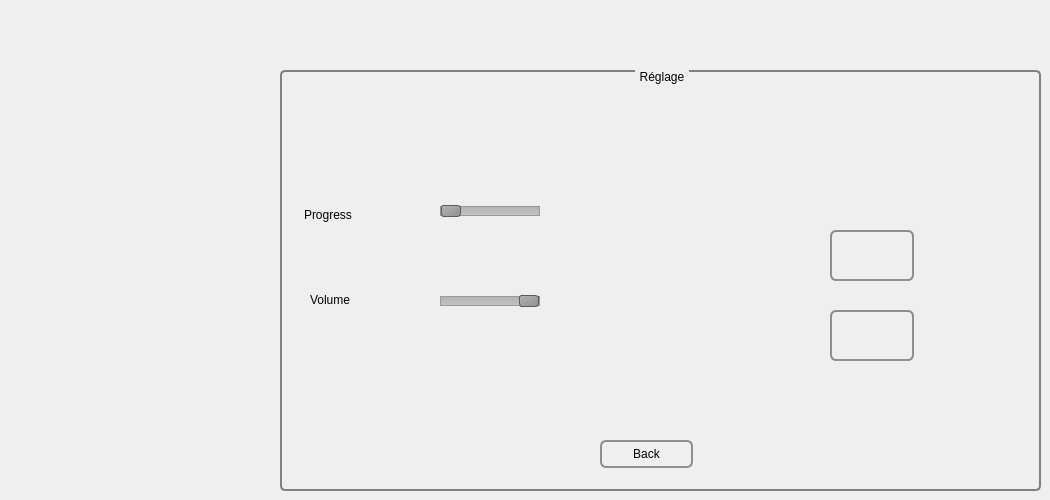
    <widget class="QWidget" name="page_4">
     <widget class="QGroupBox" name="groupBox_12">
      <property name="geometry">
       <rect>
        <x>280</x>
        <y>70</y>
        <width>761</width>
        <height>421</height>
       </rect>
      </property>
      <property name="styleSheet">
       <string notr="true">QGroupBox {
    background-color: qlineargradient(x1: 0, y1: 0, x2: 0, y2: 1,
                                      stop: 0 #E0E0E0, stop: 1 #FFFFFF);
    border: 2px solid gray;
    border-radius: 5px;
    margin-top: 1ex; /* leave space at the top for the title */
}

QGroupBox::title {
    subcontrol-origin: margin;
    subcontrol-position: top center; /* position at the top center */
    padding: 0 3px;
    background-color: qlineargradient(x1: 0, y1: 0, x2: 0, y2: 1,
                                      stop: 0 #FF0ECE, stop: 1 #FFFFFF);
}</string>
      </property>
      <property name="title">
       <string>Réglage</string>
      </property>
      <widget class="QLabel" name="label_49">
       <property name="geometry">
        <rect>
         <x>24</x>
         <y>129</y>
         <width>111</width>
         <height>31</height>
        </rect>
       </property>
       <property name="styleSheet">
        <string notr="true">font: 25 18pt &quot;Footlight MT Light&quot;;</string>
       </property>
       <property name="text">
        <string>Progress</string>
       </property>
      </widget>
      <widget class="QLabel" name="label_50">
       <property name="geometry">
        <rect>
         <x>30</x>
         <y>220</y>
         <width>101</width>
         <height>20</height>
        </rect>
       </property>
       <property name="styleSheet">
        <string notr="true">font: 25 18pt &quot;Footlight MT Light&quot;;</string>
       </property>
       <property name="text">
        <string>Volume</string>
       </property>
      </widget>
      <widget class="QPushButton" name="pushButton_stop">
       <property name="geometry">
        <rect>
         <x>550</x>
         <y>240</y>
         <width>84</width>
         <height>51</height>
        </rect>
       </property>
       <property name="styleSheet">
        <string notr="true">QPushButton {
	image: url(:/mute.png);
    border: 2px solid #8f8f91;
    border-radius: 6px;
    background-color: qlineargradient(x1: 0, y1: 0, x2: 0, y2: 1,
                                      stop: 0 #f6f7fa, stop: 1 #dadbde);
    min-width: 80px;
}

QPushButton:pressed {
    background-color: qlineargradient(x1: 0, y1: 0, x2: 0, y2: 1,
                                      stop: 0 #dadbde, stop: 1 #f6f7fa);
}

QPushButton:flat {
    border: none; /* no border for a flat push button */
}

QPushButton:default {
    border-color: navy; /* make the default button prominent */
}

</string>
       </property>
       <property name="text">
        <string/>
       </property>
      </widget>
      <widget class="QPushButton" name="pushButton_start">
       <property name="geometry">
        <rect>
         <x>550</x>
         <y>160</y>
         <width>84</width>
         <height>51</height>
        </rect>
       </property>
       <property name="styleSheet">
        <string notr="true">QPushButton {
	image: url(:/play.png);
    border: 2px solid #8f8f91;
    border-radius: 6px;
    background-color: qlineargradient(x1: 0, y1: 0, x2: 0, y2: 1,
                                      stop: 0 #f6f7fa, stop: 1 #dadbde);
    min-width: 80px;
}

QPushButton:pressed {
    background-color: qlineargradient(x1: 0, y1: 0, x2: 0, y2: 1,
                                      stop: 0 #dadbde, stop: 1 #f6f7fa);
}

QPushButton:flat {
    border: none; /* no border for a flat push button */
}

QPushButton:default {
    border-color: navy; /* make the default button prominent */
}

</string>
       </property>
       <property name="text">
        <string/>
       </property>
      </widget>
      <widget class="QSlider" name="volumeSlider">
       <property name="geometry">
        <rect>
         <x>160</x>
         <y>220</y>
         <width>100</width>
         <height>22</height>
        </rect>
       </property>
       <property name="styleSheet">
        <string notr="true">QSlider::groove:horizontal {
    border: 1px solid #999999;
    height: 8px; /* the groove expands to the size of the slider by default. by giving it a height, it has a fixed size */
    background: qlineargradient(x1:0, y1:0, x2:0, y2:1, stop:0 #B1B1B1, stop:1 #c4c4c4);
    margin: 2px 0;
}

QSlider::handle:horizontal {
    background: qlineargradient(x1:0, y1:0, x2:1, y2:1, stop:0 #b4b4b4, stop:1 #8f8f8f);
    border: 1px solid #5c5c5c;
    width: 18px;
    margin: -2px 0; /* handle is placed by default on the contents rect of the groove. Expand outside the groove */
    border-radius: 3px;
}</string>
       </property>
       <property name="value">
        <number>99</number>
       </property>
       <property name="orientation">
        <enum>Qt::Horizontal</enum>
       </property>
      </widget>
      <widget class="QSlider" name="progressSlider">
       <property name="geometry">
        <rect>
         <x>160</x>
         <y>130</y>
         <width>100</width>
         <height>22</height>
        </rect>
       </property>
       <property name="styleSheet">
        <string notr="true">QSlider::groove:horizontal {
    border: 1px solid #999999;
    height: 8px; /* the groove expands to the size of the slider by default. by giving it a height, it has a fixed size */
    background: qlineargradient(x1:0, y1:0, x2:0, y2:1, stop:0 #B1B1B1, stop:1 #c4c4c4);
    margin: 2px 0;
}

QSlider::handle:horizontal {
    background: qlineargradient(x1:0, y1:0, x2:1, y2:1, stop:0 #b4b4b4, stop:1 #8f8f8f);
    border: 1px solid #5c5c5c;
    width: 18px;
    margin: -2px 0; /* handle is placed by default on the contents rect of the groove. Expand outside the groove */
    border-radius: 3px;
}</string>
       </property>
       <property name="orientation">
        <enum>Qt::Horizontal</enum>
       </property>
      </widget>
      <widget class="QPushButton" name="pushButton_back">
       <property name="geometry">
        <rect>
         <x>320</x>
         <y>370</y>
         <width>93</width>
         <height>28</height>
        </rect>
       </property>
       <property name="styleSheet">
        <string notr="true">QPushButton {
    border: 2px solid #8f8f91;
    border-radius: 6px;
    background-color: qlineargradient(x1: 0, y1: 0, x2: 0, y2: 1,
                                      stop: 0 #f6f7fa, stop: 1 #dadbde);
    min-width: 80px;
}

QPushButton:pressed {
    background-color: qlineargradient(x1: 0, y1: 0, x2: 0, y2: 1,
                                      stop: 0 #dadbde, stop: 1 #f6f7fa);
}

QPushButton:flat {
    border: none; /* no border for a flat push button */
}

QPushButton:default {
    border-color: navy; /* make the default button prominent */
}

</string>
       </property>
       <property name="text">
        <string>Back</string>
       </property>
       <property name="icon">
        <iconset resource="imagee.qrc">
         <normaloff>:/back.png</normaloff>:/back.png</iconset>
       </property>
      </widget>
     </widget>
    </widget>
